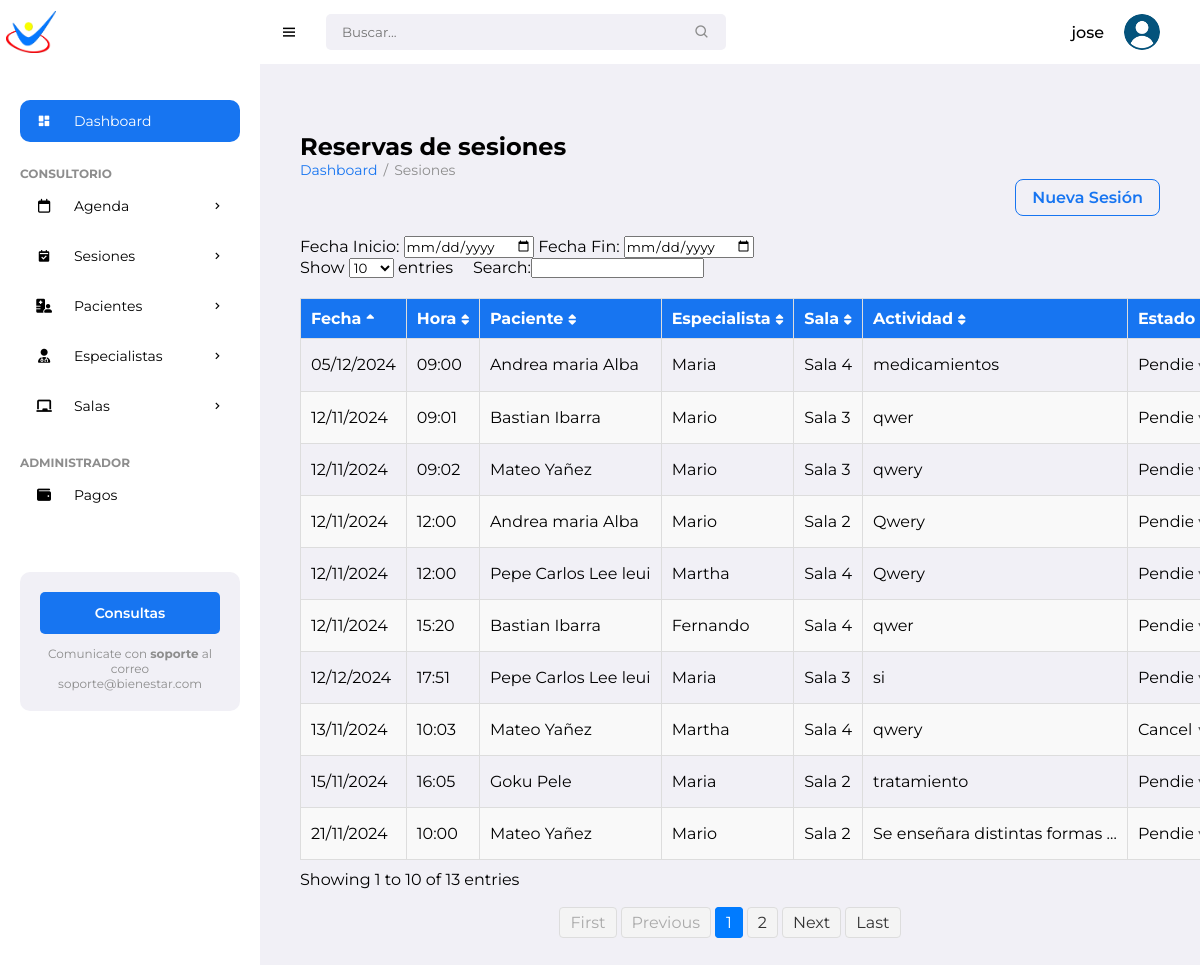
The app's page /reservations/ (signed in) with its own data.
### pacientes/models.py (models this page shows, shortened)
class Session(models.Model):
    STATUS_CHOICES = [
        ('Pendiente', 'Pendiente'),
        ('Realizada', 'Realizada'),
        ('Cancelada', 'Cancelada')
    ]
    patient = models.ForeignKey(Patient, on_delete=models.CASCADE, related_name='sessions')
    specialist = models.ForeignKey(Specialist, on_delete=models.CASCADE, related_name='sessions')
    room = models.ForeignKey(Room, on_delete=models.SET_NULL, null=True, related_name='sessions')
    date = models.DateField()
    time = models.TimeField()
    objective = models.CharField(max_length=255)
    activity = models.TextField()
    materials = models.TextField(blank=True)
    observation = models.TextField(blank=True)
    attachment = models.FileField(upload_to='session_attachments/', blank=True, null=True)
    status = models.CharField(
        max_length=10,
        choices=STATUS_CHOICES,
        default='Pendiente',
        help_text="Estado de la sesión: 'Pendiente', 'Completada o 'Cancelada'."
    )

class Patient(models.Model):
    name = models.CharField(max_length=100)
    surname = models.CharField(max_length=100)
    date_of_birth = models.DateField()
    gender = models.CharField(max_length=10, choices=[('M','Male'), ('F','Female')])
    address = models.CharField(max_length=255)
    phone_number = models.CharField(max_length=20)
    email = models.EmailField()
    cost_session = models.DecimalField(max_digits=10, decimal_places=2, default=0)
    photo = models.ImageField(upload_to='patient_photos/', blank=True, null=True)
    marital_status = models.CharField(max_length=20)
    medical_diagnosis = models.TextField()
    attachments = models.FileField(upload_to='patient_attachments/', blank=True, null=True)
    therapy = models.CharField(max_length=100)
    education = models.CharField(max_length=100, default='No especificado')
    therapist = models.ForeignKey(Specialist, on_delete=models.SET_NULL, null=True, related_name='patients')
    medical_history = models.TextField(blank=True, null=True)
    allergies = models.CharField(max_length=255, blank=True)  # Changed from TextField
    emergency_contact_name = models.CharField(max_length=100)
    emergency_contact_phone = models.CharField(max_length=20)  # Updated length
    notes = models.TextField(blank=True)
    created_date = models.DateTimeField(auto_now_add=True)
    status = models.CharField(max_length=50, choices=[
        ('Active', 'Active'),
        ('Discharged', 'Discharged'),
        ('Suspended', 'Suspended')
    ], blank=True,
        null=True)

class Specialist(models.Model):
    name = models.CharField(max_length=100)
    surname = models.CharField(max_length=100)
    specialty = models.CharField(max_length=100)
    email = models.EmailField()
    phone = models.CharField(max_length=20)

class Room(models.Model):
    name = models.CharField(max_length=100)
    capacity = models.IntegerField()
    location = models.CharField(max_length=100)
    specialists = models.ManyToManyField(Specialist, related_name='rooms')

### pacientes/views.py (the view)
# urls.py: path('reservations/', views.reservation_list, name='reservation_list'),
@login_required
def reservation_list(request):
    today = datetime.now().date()
    thirty_days_ago = today - timedelta(days=30)
    recent_sessions = Session.objects.filter(date__gte=thirty_days_ago).order_by('date', 'time')
    reservations_by_date = {}
    for session in recent_sessions:
        date_key = session.date
        if date_key not in reservations_by_date:
            reservations_by_date[date_key] = []
        reservations_by_date[date_key].append(session)
    context = {
        'reservations_by_date': reservations_by_date,
    }
    return render(request, 'pacientes/reservation/reservation_list.html', context)

### pacientes/templates/pacientes/reservation/reservation_list.html (shortened to what this page needs)
{% extends "pacientes/base/base.html" %}
{% load static %}
{% block content %}
<main>
    <h1>Reservas de sesiones</h1>
    <ul class="breadcrumbs">
        <li><a href="{% url 'patient_list' %}">Dashboard</a></li>
        <li class="divider">/</li>
        <li><a href="#" class="active">Sesiones</a></li>
    </ul>
    <div class="list-header">
        <a href="{% url 'new_session' %}" class="btn-add">Nueva Sesión</a>
    </div>
    <div class="date-filters">
        <label for="minDate">Fecha Inicio:</label>
        <input type="date" id="minDate" name="minDate">
        <label for="maxDate">Fecha Fin:</label>
        <input type="date" id="maxDate" name="maxDate">
    </div>
    <div>
        <table id="reservationsTable" class="display table">
            <thead>
                <tr>
                    <th>Fecha</th>
                    <th>Hora</th>
                    <th>Paciente</th>
                    <th>Especialista</th>
                    <th>Sala</th>
                    <th>Actividad</th>
                    <th>Estado</th>
                </tr>
            </thead>
            <tbody>
                {% for date, sessions in reservations_by_date.items %}
                    {% for session in sessions %}
                    <tr>
                        <td>{{ date|date:"d/m/Y" }}</td>
                        <td>{{ session.time|time:"H:i" }}</td>
                        <td title="{{ session.patient.name }} {{ session.patient.surname }}">{{ session.patient.name }} {{ session.patient.surname }}</td>
                        <td title="{{ session.specialist.name }}">{{ session.specialist.name }}</td>
                        <td>{{ session.room.name }}</td>
                        <td title="{{session.activity}}">{{ session.activity|truncatechars:30 }}</td>
                        <td class="status-cell">
                            <select class="status-dropdown" data-session-id="{{ session.id }}">
                                <option value="Pendiente" {% if session.status == "Pendiente" %}selected{% endif %}>Pendiente</option>
                                <option value="Cancelada" {% if session.status == "Cancelada" %}selected{% endif %}>Cancelada</option>
                            </select>
                            <span class="dropdown-arrow">▼</span>
                        </td>
                    </tr>
                    {% endfor %}
                {% endfor %}
            </tbody>
        </table>
    </div>
</main>
{% endblock %}

### pacientes/templates/pacientes/base/base.html (shortened to what this page needs)
{% load static %}
<!DOCTYPE html>
<html lang="en">
<head>
	<link href='https://unpkg.com/boxicons@2.0.9/css/boxicons.min.css' rel='stylesheet'>
	<link rel="stylesheet" href="https://cdnjs.cloudflare.com/ajax/libs/font-awesome/6.5.2/css/all.min.css">
	<link rel="stylesheet" href="{% static 'pacientes/css/styles.css' %}">
</head>
<body>
		<section id="sidebar">
			<a href="#" class="brand"><img src="{% static 'pacientes/images/min_logo.png' %}" alt="" style="width: 50px;"></a>
			<ul class="side-menu">
				<li><a href="#" class="active"><i class='bx bxs-dashboard icon' ></i> Dashboard</a></li>
				<li class="divider" data-text="Consultorio"></li>
				<li>
					<a href="{% url 'calendar' %}"><i class="fa-regular fa-calendar icon"></i>Agenda <i class='bx bx-chevron-right icon-right' ></i></a>
				</li>
				<li>
					<a href="{% url 'reservation_list' %}">
						<i class='bx bxs-calendar-check icon'></i> Sesiones
						<i class='bx bx-chevron-right icon-right'></i>
					</a>
				</li>
				<li>
					<a href="#"><i class="fa-solid fa-hospital-user icon"></i> Pacientes <i class='bx bx-chevron-right icon-right' ></i></a>
				</li>
				<li>
					<a href="#">
						<i class="fa-solid fa-user-doctor icon"></i> Especialistas
						<i class='bx bx-chevron-right icon-right'></i>
					</a>
				</li>
				<li>
			<a href="#">
				<i class="fas fa-chalkboard icon"></i> Salas
			<i class='bx bx-chevron-right icon-right'></i>
			</a>
	       </li>
			<li class="divider" data-text="Administrador"></li>
			<li><a href="{% url 'payment_list' %}"><i class="fa-solid fa-wallet icon"></i> Pagos</a></li>
		</ul>
			<div class="ads">
				<div class="wrapper">
					<a href="mailto:soporteit@ingenieriaterra.com.ar" class="btn-upgrade">Consultas</a>
					<p>Comunicate con <span>soporte</span> al correo soporte@bienestar.com</p>
				</div>
			</div>
		</section>
	<section id="content">
		<nav>
			<i class='bx bx-menu toggle-sidebar' ></i>
			<form action="#">
				<div class="form-group">
					<input type="text" placeholder="Buscar...">
					<i class='bx bx-search icon' ></i>
				</div>
			</form>
			<div class="profile">
				<span class="username">{{ user.username }}</span>
				<img src="{% static 'pacientes/images/usuario.png' %}" alt="">
			</div>
		</nav>
		<main>
			  <div class="main-content">
                {% block content %}{% endblock %}
            </div>
		</main>
</body>
</html>

### records on screen
Session: date "12/11/2024", time "09:01", patient.name "Bastian", patient.surname "Ibarra", specialist.name "Mario", room.name "Sala 3", activity "qwer", status+id "Pendiente"
Session: time "09:02", patient.name "Mateo", patient.surname "Yañez", specialist.name "Mario", room.name "Sala 3", activity "qwery", status+id "Pendiente"
Session: time "12:00", patient.name "Andrea maria", patient.surname "Alba", specialist.name "Mario", room.name "Sala 2", activity "Qwery", status+id "Pendiente"
Session: time "12:00", patient.name "Pepe Carlos", patient.surname "Lee leui", specialist.name "Martha", room.name "Sala 4", activity "Qwery", status+id "Pendiente"
Session: time "15:20", patient.name "Bastian", patient.surname "Ibarra", specialist.name "Fernando", room.name "Sala 4", activity "qwer", status+id "Pendiente"
Session: date "13/11/2024", time "10:03", patient.name "Mateo", patient.surname "Yañez", specialist.name "Martha", room.name "Sala 4", activity "qwery", status+id "Cancelada"
Session: date "15/11/2024", time "16:05", patient.name "Goku", patient.surname "Pele", specialist.name "Maria", room.name "Sala 2", activity "tratamiento", status+id "Pendiente"
Session: date "21/11/2024", time "10:00", patient.name "Mateo", patient.surname "Yañez", specialist.name "Mario", room.name "Sala 2", activity "Se enseñara distintas formas …", status+id "Pendiente"
Session: date "05/12/2024", time "09:00", patient.name "Andrea maria", patient.surname "Alba", specialist.name "Maria", room.name "Sala 4", activity "medicamientos", status+id "Pendiente"
Session: date "12/12/2024", time "17:51", patient.name "Pepe Carlos", patient.surname "Lee leui", specialist.name "Maria", room.name "Sala 3", activity "si", status+id "Pendiente"

### other values on screen
{{ user.username }} "jose"
